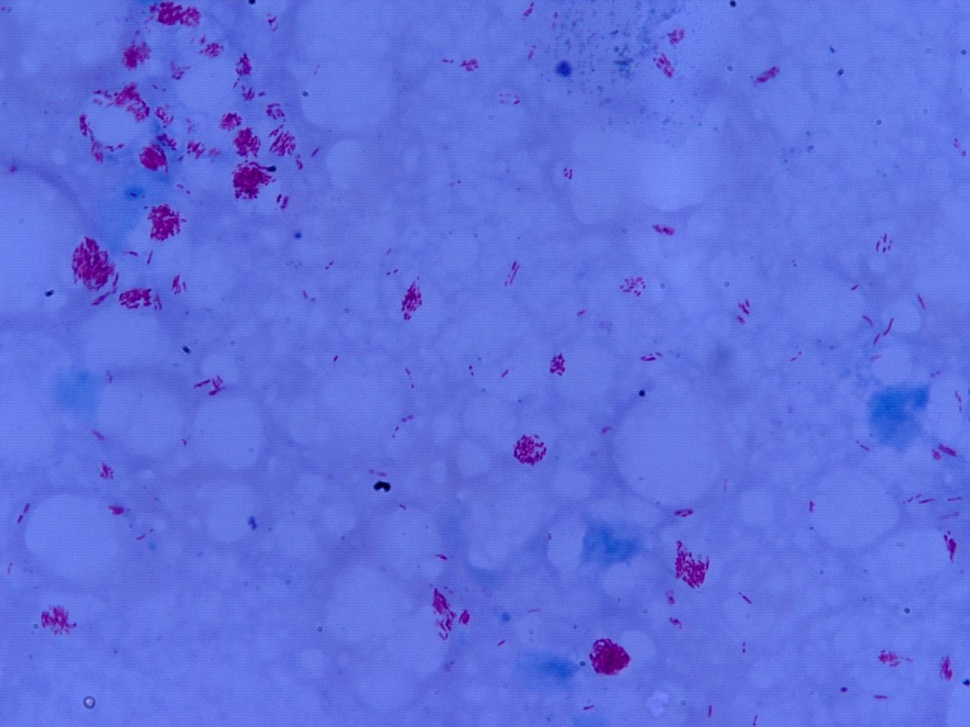
#> input picture UnLabelled/3.jpeg, 970 x 727 px, shrunk from 1280 x 960 before the run
$ jupyter execute Approach_1.ipynb   (shell and % lines are left out)
#> lines starting #> are read from the running program, lines starting #| are printed output that depends on the picture; after the words box and inside, x2 and y2 are one past the last pixel; in counts of white or black regions, pixels touching at a corner belong together
[cell 1]
import cv2 as cv
import matplotlib.pyplot as plt
import matplotlib.image as mpimg
import numpy as np

[cell 2]
orignal_img = cv.imread("../UnLabelled/3.jpeg")
#> orignal_img is the input picture: shape (727, 970, 3); mean B, G, R 223.1, 112.5, 95.8
# img = cv.imread("trial_img/img.jpg")
img = orignal_img
display_img = cv.cvtColor(img, cv.COLOR_BGR2RGB)
print(f"Dimensions = {len(img)} x {len(img[0])}")
#| Dimensions = 727 x 970
plt.imshow(display_img)
plt.show()

[cell 3]
rgb = cv.cvtColor(img, cv.COLOR_BGR2RGB)
print("Current Image: ")
plt.imshow(rgb)
plt.show()

#TODO --> improve the lower and upper bound for color of the bacteria
# # lower bound and upper bound for Red color of bacteria it is in hsv
# # apparently

#first attempt
#horrible but got major bacteria hotspots
# lower_bound = np.array([0,0,0])
# upper_bound = np.array([300,245,300])

#second attempt
#seems to get confused between bacteria and blue voids its in hsv
# lower_bound = np.array([0,0,0])
# upper_bound = np.array([300,155,300])

#third attempt
#switched to using rgb
#certainly better but loses out on single bacteria on the edges
#further training could be used to enhance the accuracy
#But we can also adjust the lost in our average bacteria pixel density
#thereby enhancing the chances of a correct guess
lower_bound = np.array([70,0,0])
upper_bound = np.array([255,70,180])

# find the colors within the boundaries
mask = cv.inRange(rgb, lower_bound, upper_bound)
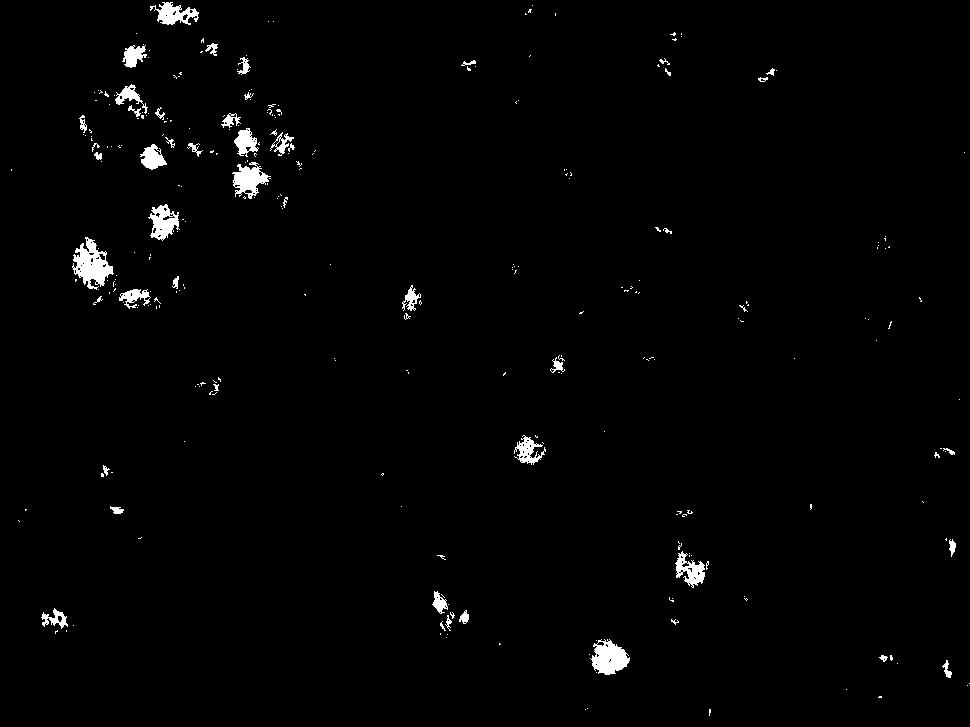
#> mask: shape (727, 970); 1.4% white; 290 white regions (240 under 20 px), largest, box (x1, y1, x2, y2) and area: (72, 237, 114, 290) 1124, (590, 639, 630, 675) 915, (232, 162, 271, 199) 736

#Displaying the mask
print("Current mask")
plt.imshow(mask)
plt.show()

[cell 4]
#Removing unnecessary noise from masks:

#define kernel size
kernel = np.ones((7,7),np.uint8)

# Remove unnecessary noise from mask

mask = cv.morphologyEx(mask, cv.MORPH_CLOSE, kernel)
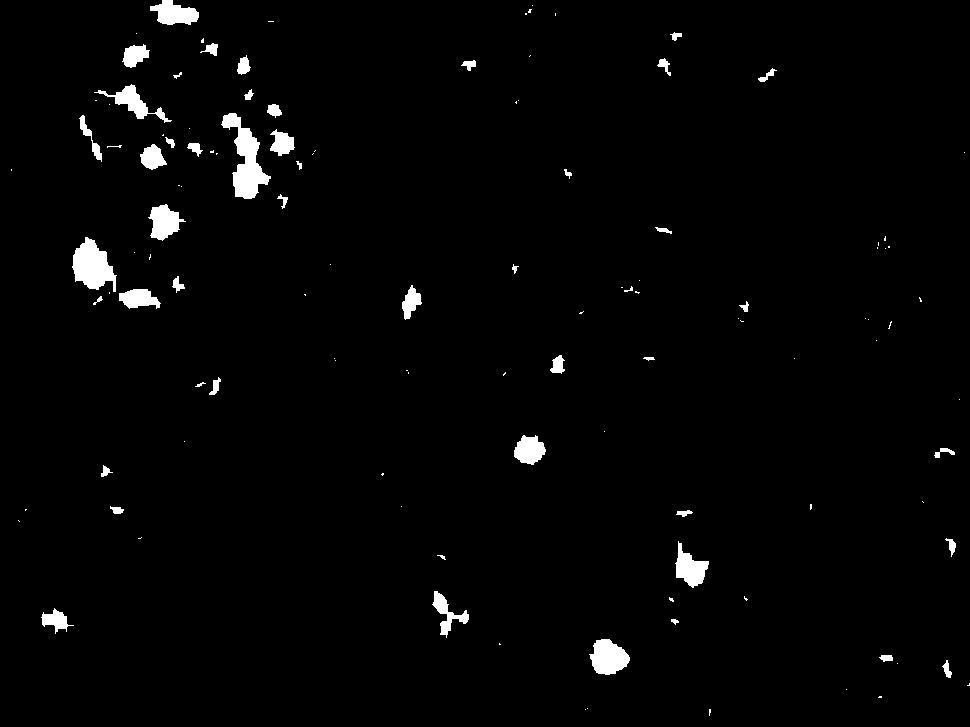
#> mask: shape (727, 970); 2% white; 119 white regions (69 under 20 px), largest, box (x1, y1, x2, y2) and area: (221, 113, 271, 199) 1791, (72, 237, 117, 292) 1480, (589, 639, 630, 675) 1022
mask = cv.morphologyEx(mask, cv.MORPH_OPEN, kernel)
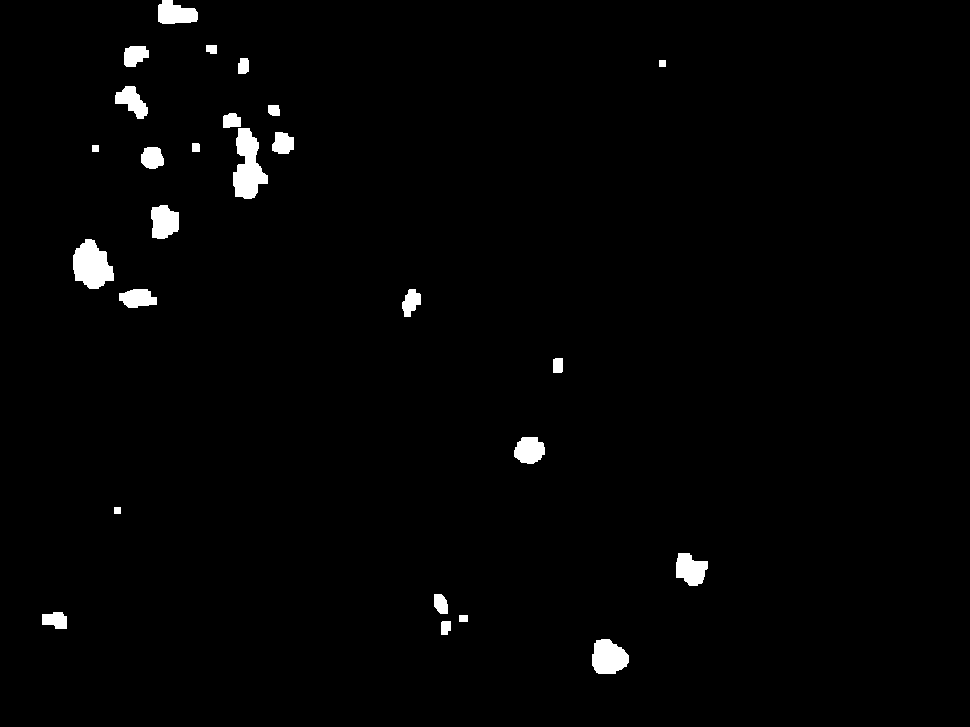
#> mask: shape (727, 970); 1.6% white; 26 white regions, largest, box (x1, y1, x2, y2) and area: (233, 128, 268, 199) 1522, (73, 239, 114, 289) 1421, (592, 639, 629, 674) 999

[cell 5]
# Segment only the detected region
# Bitwise-AND mask and original image

print("Orignal image")
plt.imshow(display_img)
plt.show()

print("Bitwise-AND mask on image")
segmented_img = cv.bitwise_and(img, img, mask=mask)
cv.imwrite("img_with_bacteria.jpg",segmented_img)
plt.imshow(cv.cvtColor(segmented_img,cv.COLOR_BGR2RGB))
plt.show()
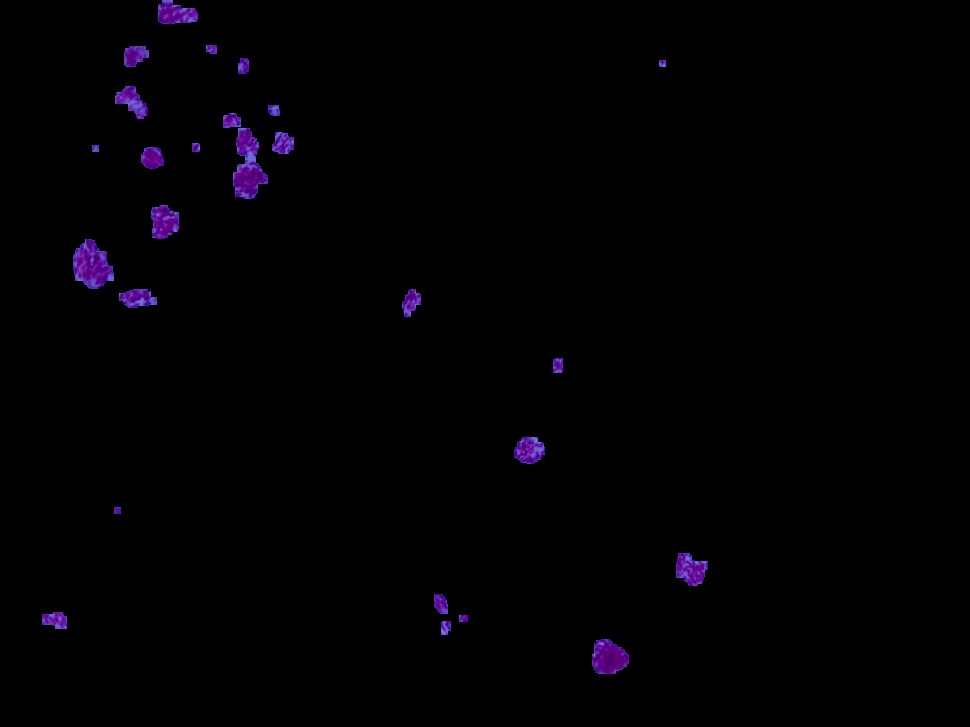
#> shown: shape (727, 970, 3); mean R, G, B 1.5, 0.5, 2.6

[cell 6]
from PIL import Image

#Counting the no. of pixels with non zero pixel value
im = Image.open("img_with_bacteria.jpg",'r')

pix_val = list(im.getdata())
#> pix_val = 705190 items
# print(pix_val[0][0])

non_zero_pixels = 0

#This is super basic but could be improved i
for i in pix_val:
    for j in i:
        if j > 0:
            non_zero_pixels += 1
            break
#> after the loop, non_zero_pixels = 31980

print(f"No. of non_zero pixels is : {non_zero_pixels}")
#| No. of non_zero pixels is : 31980

[cell 7]
#eyeballed this but could and should be improved in the future with repeated iterations
AVERAGE_DENSITY = 1/195

print(f"No. of bacteria present in the photo are: {round(non_zero_pixels * AVERAGE_DENSITY)}")
#| No. of bacteria present in the photo are: 164

$ run again, with UnLabelled/1.jpeg copied over UnLabelled/3.jpeg
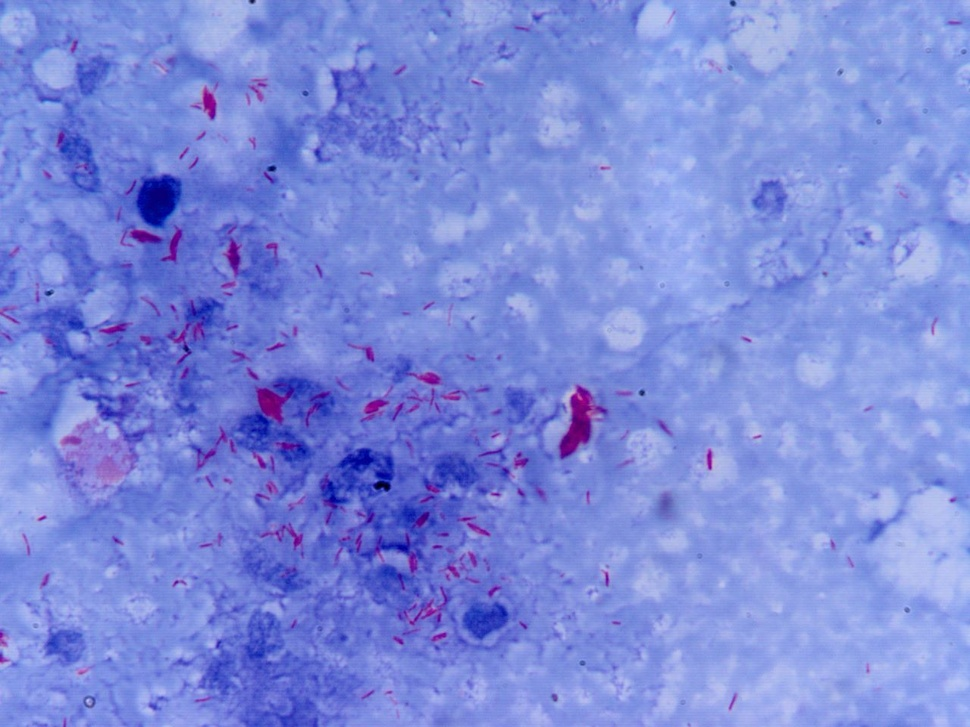
#> input picture UnLabelled/1.jpeg, 970 x 727 px, shrunk from 1280 x 960 before the run
#> orignal_img is the input picture: shape (727, 970, 3); mean B, G, R 219.1, 138.2, 123.6
#| Dimensions = 727 x 970
#> `mask = cv.inRange(rgb, lower_bound, upper_bound)`:
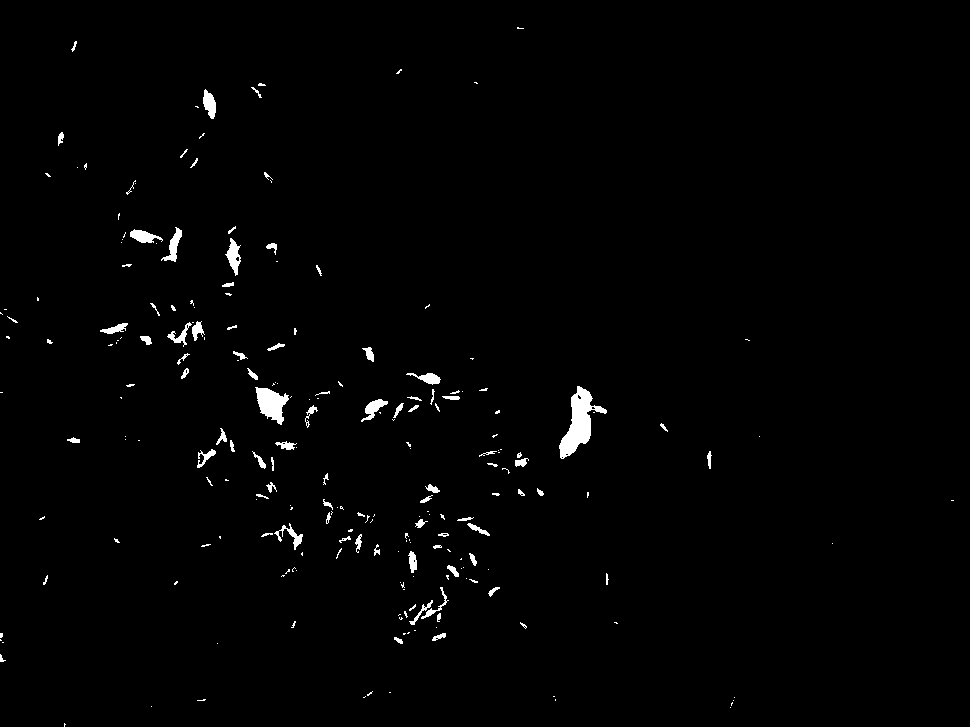
#> mask: shape (727, 970); 1.2% white; 227 white regions (143 under 20 px), largest, box (x1, y1, x2, y2) and area: (559, 386, 607, 459) 1389, (255, 387, 289, 425) 735, (225, 238, 241, 276) 299
#> `plt.show()`:
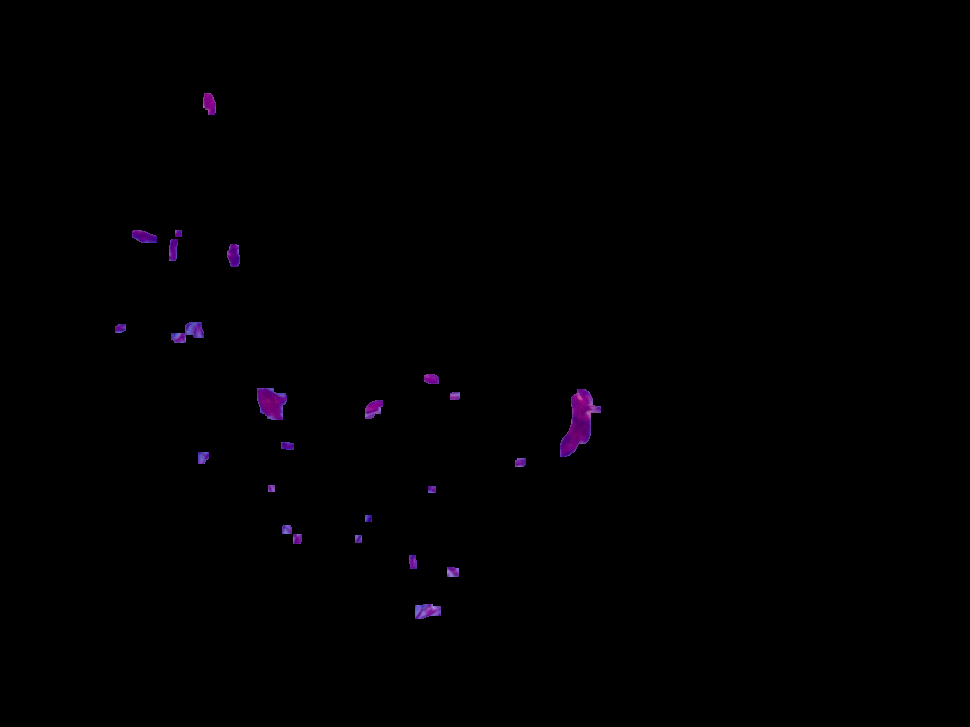
#> shown: shape (727, 970, 3); mean R, G, B 0.8, 0.2, 1.1
#> pix_val = 705190 items
#> after the loop `for i in pix_val:`: non_zero_pixels = 18427
#| No. of non_zero pixels is : 18427
#| No. of bacteria present in the photo are: 94
